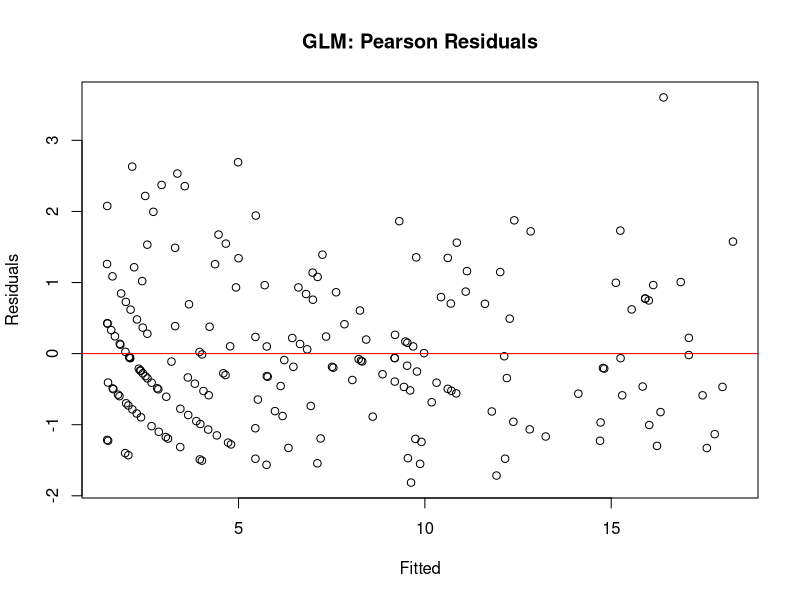
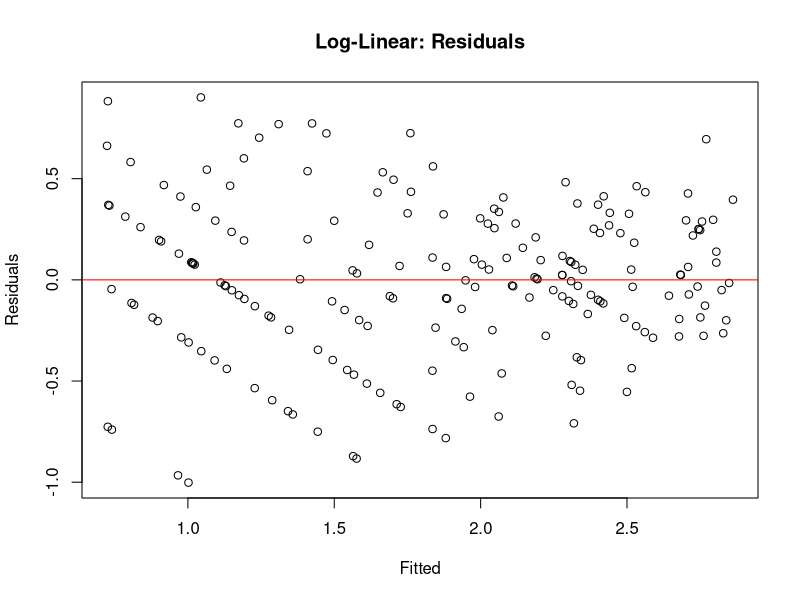

The R script that drew these images, in order:
### Why use GLM and not model transformed data 

# 5-Minute Practical: Poisson GLM vs Log-Linear Model
# Learning objective: Why GLMs matter for count data

install.packages(c("ggplot2","dplyr"))

# Setup (30 seconds)
library(ggplot2)
library(dplyr)
set.seed(42)

#-------------------------------------------------------------------------------
# 1) Generate count data (1 minute)
n <- 200
x <- runif(n, 0, 4)
true_mean <- exp(0.5 + 0.6*x)  # exponential relationship
y <- rpois(n, true_mean)       # Poisson counts
dat <- tibble(x, y)

# Quick look at the data
head(dat, 3)
summary(y)  # Notice: counts, no negatives, some zeros
#-------------------------------------------------------------------------------

# 2) Fit both models (1.5 minute)
# Common "workaround": log-transform + linear model
# TASK 1: Complete the log-linear model
lm_log <- lm(log(y+1) ~ x, data = dat)
lm_log
# TASK 2: Complete the Poisson GLM
# Hint: Use family = poisson(link = "log")
glm_poi <- glm(y ~ x, family = poisson, data = dat)
glm_poi
#-------------------------------------------------------------------------------

# 3) Compare predictions (2 minutes)
# Make predictions on test points
test_x <- c(1, 2, 3)
test_data <- tibble(x = test_x)

# GLM predictions (on response scale)
# TASK 3: Get predictions from the GLM on the response scale
pred_glm <- predict(glm_poi, newdata = test_data, type = "response")
pred_glm

# Log-linear predictions (back-transformed)
# TASK 4: Complete the back-transformation
# Hint: We added 1 before taking log, so subtract 1 after exp()
pred_lm <- exp(predict(lm_log, newdata = test_data)) - 1
pred_lm

# Show the difference
comparison <- tibble(
  x = test_x,
  GLM_pred = pred_glm,
  LogLM_pred = pred_lm,
  Difference = pred_glm - pred_lm
)
print(comparison)

#-------------------------------------------------------------------------------
# 4) Key insight: Check model assumptions (1.5 minute)
# TASK 5: Create residual plots for both models
# GLM residual plot
plot(fitted(glm_poi), residuals(glm_poi, type = "pearson"), 
     main = "GLM: Pearson Residuals", xlab = "Fitted", ylab = "Residuals")
abline(h = 0, col = "red")

# Log-linear residual plot  
plot(fitted(lm_log), residuals(lm_log),
     main = "Log-Linear: Residuals", xlab = "Fitted", ylab = "Residuals")
abline(h = 0, col = "red")

#-------------------------------------------------------------------------------
# 5) The bottom line (1 minute)
cat("Key takeaway: For count data, Poisson GLM respects the data structure.\n")
cat("Log-transformation can work but may introduce bias and violate assumptions.\n")

# TASK 6: Calculate RMSE for both models
# Quick performance check
actual_fits_glm <- fitted(glm_poi)
actual_fits_lm <- exp(predict(lm_log)) - 1
rmse_glm <- sqrt(mean((y - actual_fits_glm)^2))
rmse_lm <- sqrt(mean((y - actual_fits_lm)^2))

cat("RMSE - Poisson GLM:", round(rmse_glm, 3), "\n")
cat("RMSE - Log-Linear:", round(rmse_lm, 3), "\n")


